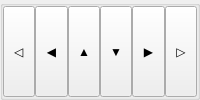
              <widget class="QGroupBox" name="boxGroup10">
               <property name="title">
                <string/>
               </property>
               <layout class="QHBoxLayout" name="_25">
                <property name="spacing">
                 <number>0</number>
                </property>
                <property name="leftMargin">
                 <number>0</number>
                </property>
                <property name="topMargin">
                 <number>0</number>
                </property>
                <property name="rightMargin">
                 <number>0</number>
                </property>
                <property name="bottomMargin">
                 <number>0</number>
                </property>
                <item>
                 <widget class="QToolButton" name="pushButton10_1">
                  <property name="sizePolicy">
                   <sizepolicy hsizetype="Ignored" vsizetype="Ignored">
                    <horstretch>0</horstretch>
                    <verstretch>0</verstretch>
                   </sizepolicy>
                  </property>
                  <property name="focusPolicy">
                   <enum>Qt::NoFocus</enum>
                  </property>
                  <property name="text">
                   <string>◁</string>
                  </property>
                  <attribute name="buttonGroup">
                   <string notr="true">buttonGroup10</string>
                  </attribute>
                 </widget>
                </item>
                <item>
                 <widget class="QToolButton" name="pushButton10_2">
                  <property name="sizePolicy">
                   <sizepolicy hsizetype="Ignored" vsizetype="Ignored">
                    <horstretch>0</horstretch>
                    <verstretch>0</verstretch>
                   </sizepolicy>
                  </property>
                  <property name="focusPolicy">
                   <enum>Qt::NoFocus</enum>
                  </property>
                  <property name="text">
                   <string>◀</string>
                  </property>
                  <attribute name="buttonGroup">
                   <string notr="true">buttonGroup10</string>
                  </attribute>
                 </widget>
                </item>
                <item>
                 <widget class="QToolButton" name="pushButton11_1">
                  <property name="sizePolicy">
                   <sizepolicy hsizetype="Ignored" vsizetype="Expanding">
                    <horstretch>0</horstretch>
                    <verstretch>0</verstretch>
                   </sizepolicy>
                  </property>
                  <property name="focusPolicy">
                   <enum>Qt::NoFocus</enum>
                  </property>
                  <property name="text">
                   <string>▲</string>
                  </property>
                  <attribute name="buttonGroup">
                   <string notr="true">buttonGroup11</string>
                  </attribute>
                 </widget>
                </item>
                <item>
                 <widget class="QToolButton" name="pushButton11_2">
                  <property name="sizePolicy">
                   <sizepolicy hsizetype="Ignored" vsizetype="Expanding">
                    <horstretch>0</horstretch>
                    <verstretch>0</verstretch>
                   </sizepolicy>
                  </property>
                  <property name="focusPolicy">
                   <enum>Qt::NoFocus</enum>
                  </property>
                  <property name="text">
                   <string>▼</string>
                  </property>
                  <attribute name="buttonGroup">
                   <string notr="true">buttonGroup11</string>
                  </attribute>
                 </widget>
                </item>
                <item>
                 <widget class="QToolButton" name="pushButton10_5">
                  <property name="sizePolicy">
                   <sizepolicy hsizetype="Ignored" vsizetype="Ignored">
                    <horstretch>0</horstretch>
                    <verstretch>0</verstretch>
                   </sizepolicy>
                  </property>
                  <property name="focusPolicy">
                   <enum>Qt::NoFocus</enum>
                  </property>
                  <property name="text">
                   <string>▶</string>
                  </property>
                  <attribute name="buttonGroup">
                   <string notr="true">buttonGroup10</string>
                  </attribute>
                 </widget>
                </item>
                <item>
                 <widget class="QToolButton" name="pushButton10_6">
                  <property name="sizePolicy">
                   <sizepolicy hsizetype="Ignored" vsizetype="Ignored">
                    <horstretch>0</horstretch>
                    <verstretch>0</verstretch>
                   </sizepolicy>
                  </property>
                  <property name="focusPolicy">
                   <enum>Qt::NoFocus</enum>
                  </property>
                  <property name="text">
                   <string>▷</string>
                  </property>
                  <attribute name="buttonGroup">
                   <string notr="true">buttonGroup10</string>
                  </attribute>
                 </widget>
                </item>
               </layout>
              </widget>
